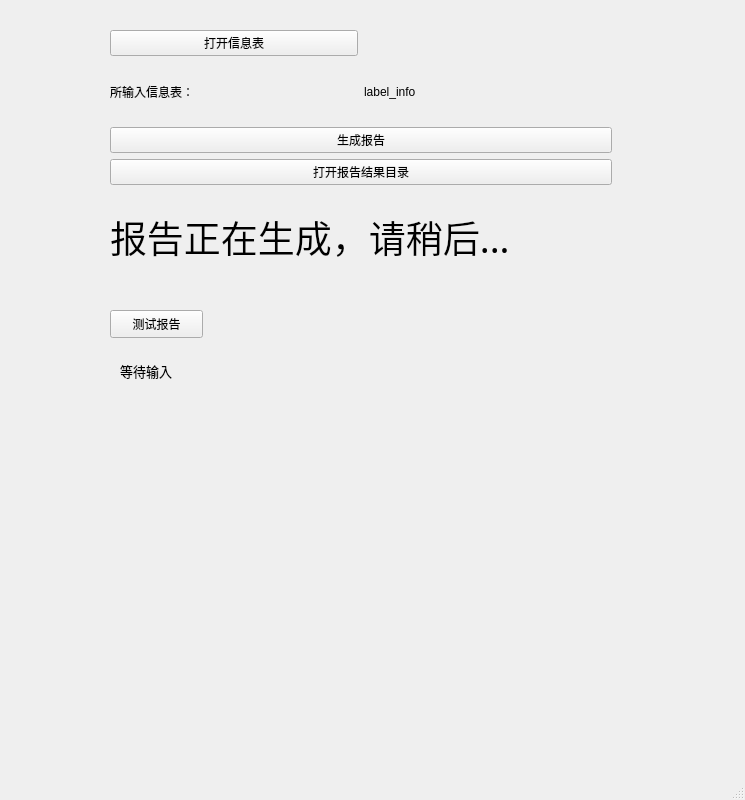
<?xml version="1.0" encoding="UTF-8"?>
<ui version="4.0">
 <class>MainWindow</class>
 <widget class="QMainWindow" name="MainWindow">
  <property name="geometry">
   <rect>
    <x>0</x>
    <y>0</y>
    <width>745</width>
    <height>800</height>
   </rect>
  </property>
  <property name="minimumSize">
   <size>
    <width>600</width>
    <height>437</height>
   </size>
  </property>
  <property name="maximumSize">
   <size>
    <width>800</width>
    <height>16777215</height>
   </size>
  </property>
  <property name="windowTitle">
   <string>尿结石报告软件</string>
  </property>
  <property name="windowIcon">
   <iconset>
    <normaloff>../NJS_ARpt_project/images/logo.png</normaloff>../NJS_ARpt_project/images/logo.png</iconset>
  </property>
  <widget class="QWidget" name="centralwidget">
   <widget class="QWidget" name="verticalLayoutWidget">
    <property name="geometry">
     <rect>
      <x>110</x>
      <y>30</y>
      <width>502</width>
      <height>252</height>
     </rect>
    </property>
    <layout class="QVBoxLayout" name="verticalLayout">
     <item>
      <layout class="QGridLayout" name="gridLayout">
       <item row="1" column="0">
        <widget class="QLabel" name="label_2">
         <property name="text">
          <string>所输入信息表：</string>
         </property>
        </widget>
       </item>
       <item row="0" column="0">
        <widget class="QPushButton" name="btnOpenInfo">
         <property name="text">
          <string>打开信息表</string>
         </property>
        </widget>
       </item>
       <item row="1" column="1">
        <widget class="QLabel" name="label_info">
         <property name="text">
          <string>label_info</string>
         </property>
        </widget>
       </item>
      </layout>
     </item>
     <item>
      <widget class="QPushButton" name="btnGenerateReport">
       <property name="text">
        <string>生成报告</string>
       </property>
      </widget>
     </item>
     <item>
      <widget class="QPushButton" name="btnReport">
       <property name="enabled">
        <bool>true</bool>
       </property>
       <property name="text">
        <string>打开报告结果目录</string>
       </property>
      </widget>
     </item>
     <item>
      <widget class="QLabel" name="lbl_report_status">
       <property name="font">
        <font>
         <family>Adobe Devanagari</family>
         <pointsize>28</pointsize>
        </font>
       </property>
       <property name="text">
        <string>报告正在生成，请稍后...</string>
       </property>
      </widget>
     </item>
    </layout>
   </widget>
   <widget class="QPushButton" name="btnTestReport">
    <property name="geometry">
     <rect>
      <x>110</x>
      <y>310</y>
      <width>93</width>
      <height>28</height>
     </rect>
    </property>
    <property name="text">
     <string>测试报告</string>
    </property>
   </widget>
   <widget class="QLabel" name="lbl_finish">
    <property name="geometry">
     <rect>
      <x>120</x>
      <y>350</y>
      <width>401</width>
      <height>41</height>
     </rect>
    </property>
    <property name="font">
     <font>
      <pointsize>10</pointsize>
     </font>
    </property>
    <property name="text">
     <string>等待输入</string>
    </property>
    <property name="wordWrap">
     <bool>true</bool>
    </property>
   </widget>
  </widget>
  <widget class="QMenuBar" name="menubar">
   <property name="geometry">
    <rect>
     <x>0</x>
     <y>0</y>
     <width>745</width>
     <height>26</height>
    </rect>
   </property>
  </widget>
  <widget class="QStatusBar" name="statusbar">
   <property name="sizeGripEnabled">
    <bool>true</bool>
   </property>
  </widget>
 </widget>
 <resources/>
 <connections/>
</ui>
